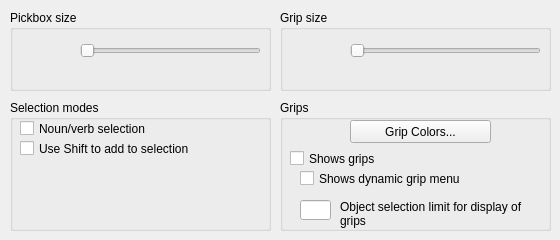
            <widget class="QWidget" name="SelectionTab">
                <attribute name="title">
                    <string>Selection</string>
                </attribute>
                <widget class="QGroupBox" name="groupBox_8">
                    <property name="geometry">
                        <rect>
                            <x>10</x>
                            <y>10</y>
                            <width>261</width>
                            <height>81</height>
                        </rect>
                    </property>
                    <property name="title">
                        <string>Pickbox size</string>
                    </property>
                    <widget class="QSlider" name="horizontalSlider_PICKBOX">
                        <property name="geometry">
                            <rect>
                                <x>70</x>
                                <y>30</y>
                                <width>181</width>
                                <height>22</height>
                            </rect>
                        </property>
                        <property name="toolTip">
                            <string>Sets the object selection target height, in pixels (PICKBOX system variable).
                            </string>
                        </property>
                        <property name="orientation">
                            <enum>Qt::Horizontal</enum>
                        </property>
                    </widget>
                    <widget class="QWidget" name="widget_PICKBOX" native="true">
                        <property name="geometry">
                            <rect>
                                <x>10</x>
                                <y>20</y>
                                <width>51</width>
                                <height>51</height>
                            </rect>
                        </property>
                    </widget>
                </widget>
                <widget class="QGroupBox" name="groupBox_9">
                    <property name="geometry">
                        <rect>
                            <x>280</x>
                            <y>10</y>
                            <width>271</width>
                            <height>81</height>
                        </rect>
                    </property>
                    <property name="title">
                        <string>Grip size</string>
                    </property>
                    <widget class="QSlider" name="horizontalSlider_GRIPSIZE">
                        <property name="geometry">
                            <rect>
                                <x>70</x>
                                <y>30</y>
                                <width>191</width>
                                <height>22</height>
                            </rect>
                        </property>
                        <property name="toolTip">
                            <string>Sets the size of the grip box in pixels ( GRIPSIZE system variable).</string>
                        </property>
                        <property name="orientation">
                            <enum>Qt::Horizontal</enum>
                        </property>
                    </widget>
                    <widget class="QWidget" name="widget_GRIPSIZE" native="true">
                        <property name="geometry">
                            <rect>
                                <x>10</x>
                                <y>20</y>
                                <width>51</width>
                                <height>51</height>
                            </rect>
                        </property>
                    </widget>
                </widget>
                <widget class="QGroupBox" name="groupBox_10">
                    <property name="geometry">
                        <rect>
                            <x>10</x>
                            <y>100</y>
                            <width>261</width>
                            <height>131</height>
                        </rect>
                    </property>
                    <property name="title">
                        <string>Selection modes</string>
                    </property>
                    <widget class="QCheckBox" name="checkBox_PICKFIRST">
                        <property name="geometry">
                            <rect>
                                <x>10</x>
                                <y>20</y>
                                <width>241</width>
                                <height>17</height>
                            </rect>
                        </property>
                        <property name="toolTip">
                            <string>Controls whether you select objects before (noun-verb selection) or after you issue
                                a command (PICKFIRST system variable).
                            </string>
                        </property>
                        <property name="text">
                            <string>Noun/verb selection</string>
                        </property>
                    </widget>
                    <widget class="QCheckBox" name="checkBox_PICKADD">
                        <property name="geometry">
                            <rect>
                                <x>10</x>
                                <y>40</y>
                                <width>241</width>
                                <height>17</height>
                            </rect>
                        </property>
                        <property name="toolTip">
                            <string>Controls whether subsequent selections replace the current selection set or add to
                                it (PICKADD system variable).
                            </string>
                        </property>
                        <property name="text">
                            <string>Use Shift to add to selection</string>
                        </property>
                    </widget>
                </widget>
                <widget class="QGroupBox" name="groupBox_11">
                    <property name="geometry">
                        <rect>
                            <x>280</x>
                            <y>100</y>
                            <width>271</width>
                            <height>131</height>
                        </rect>
                    </property>
                    <property name="title">
                        <string>Grips</string>
                    </property>
                    <widget class="QPushButton" name="button_GripColor">
                        <property name="geometry">
                            <rect>
                                <x>70</x>
                                <y>20</y>
                                <width>141</width>
                                <height>23</height>
                            </rect>
                        </property>
                        <property name="toolTip">
                            <string>Displays the Grip Colors dialog box where you can specify the colors for different
                                grip status and elements.
                            </string>
                        </property>
                        <property name="text">
                            <string>Grip Colors...</string>
                        </property>
                    </widget>
                    <widget class="QCheckBox" name="checkBox_GRIPS">
                        <property name="geometry">
                            <rect>
                                <x>10</x>
                                <y>50</y>
                                <width>251</width>
                                <height>17</height>
                            </rect>
                        </property>
                        <property name="toolTip">
                            <string>Controls the display of grips on selected objects. Displaying grips in a drawing
                                significantly affects performance. Clear this option to optimize performance ( GRIPS
                                system variable).
                            </string>
                        </property>
                        <property name="text">
                            <string>Shows grips</string>
                        </property>
                    </widget>
                    <widget class="QCheckBox" name="checkBox_GRIPMULTIFUNCTIONAL_ON_DYNAMIC_MENU_AND_HOT_GRIPT">
                        <property name="geometry">
                            <rect>
                                <x>20</x>
                                <y>70</y>
                                <width>241</width>
                                <height>17</height>
                            </rect>
                        </property>
                        <property name="toolTip">
                            <string>Controls the display of dynamic menu when pausing over a multi-functional grip
                                (GRIPMULTIFUNCTIONAL system variable).
                            </string>
                        </property>
                        <property name="text">
                            <string>Shows dynamic grip menu</string>
                        </property>
                    </widget>
                    <widget class="QLineEdit" name="lineEdit_GRIPOBJLIMIT">
                        <property name="geometry">
                            <rect>
                                <x>20</x>
                                <y>100</y>
                                <width>31</width>
                                <height>20</height>
                            </rect>
                        </property>
                        <property name="toolTip">
                            <string>Suppresses the display of grips when the selection set includes more than the
                                specified number of objects (GRIPOBJLIMIT system variable).
                            </string>
                        </property>
                    </widget>
                    <widget class="QLabel" name="label_GRIPOBJLIMIT">
                        <property name="geometry">
                            <rect>
                                <x>60</x>
                                <y>100</y>
                                <width>201</width>
                                <height>31</height>
                            </rect>
                        </property>
                        <property name="toolTip">
                            <string/>
                        </property>
                        <property name="text">
                            <string>Object selection limit for display of grips</string>
                        </property>
                        <property name="alignment">
                            <set>Qt::AlignLeading|Qt::AlignLeft|Qt::AlignTop</set>
                        </property>
                        <property name="wordWrap">
                            <bool>true</bool>
                        </property>
                    </widget>
                </widget>
            </widget>
